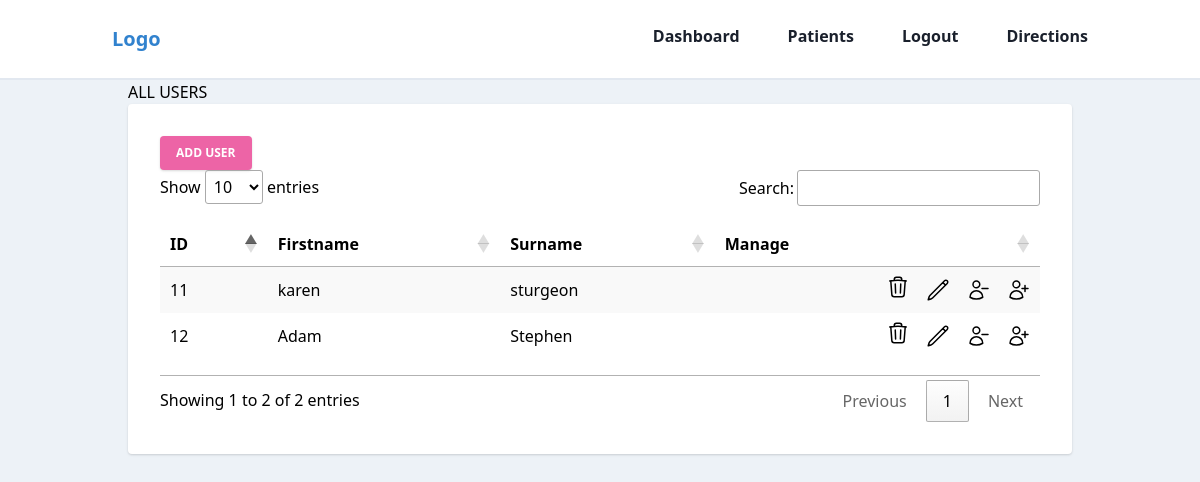
/pages/dashboard/admin/pages/users.php (signed in), run on the app's committed database.
### tables this page shows
CREATE TABLE `patient_details` (
  `id` int(11) NOT NULL,
  `firstname` tinytext NOT NULL,
  `surname` varchar(32) DEFAULT NULL,
  `address` tinytext DEFAULT NULL,
  `guardian` varchar(132) DEFAULT NULL,
  `guardian_role` varchar(32) DEFAULT NULL,
  `tel_num` varchar(12) DEFAULT NULL,
  `login_details_id` int(11) NOT NULL,
  `email` varchar(132) NOT NULL
);

### pages/dashboard/admin/pages/users.php (the view, shortened to what this page needs)
<?php
    include '../../../../config/dbConfig.php';
    include '../../../../components/header.php';
    include '../../../../components/navigation.php';
    $users = $conn->prepare('SELECT
        u.id,
        u.firstname,
        u.surname,
        u.email,
        u.guardian
       FROM patient_details u
       INNER JOIN login_details l ON login_details_id = l.id
       where l.admin = 0
      ');
$users->execute();
$users->store_result();
$users->bind_result($userId, $userFirstname, $userSurname, $userEmail, $guardian);
?>
<link href="https://cdn.datatables.net/1.10.19/css/jquery.dataTables.min.css" rel="stylesheet">
	<link href="https://cdn.datatables.net/responsive/2.2.3/css/responsive.dataTables.min.css" rel="stylesheet">
  <div class="container w-full md:w-4/5  mx-auto px-2">
    <h1>ALL USERS</h1>
		<div id='recipients' class="p-8 mt-6 lg:mt-0 rounded shadow bg-white">
    <button onclick="window.location.href='./addUser.php';" class="bg-pink-500 text-white active:bg-pink-600 font-bold uppercase text-xs px-4 py-2 rounded shadow hover:shadow-md outline-none focus:outline-none mr-1 ease-linear transition-all duration-150" type="button">ADD USER</button>
			<table id="example" class="stripe hover" style="width:100%; padding-top: 1em;  padding-bottom: 1em;">
				<thead>
					<tr>
						<th data-priority="1">ID</th>
						<th data-priority="2">Firstname</th>
						<th data-priority="2">Surname</th>
						<th data-priority="6">Manage</th>
					</tr>
				</thead>
				<tbody>
        <?php while ($users->fetch()): ?>
					<tr>
						<td><?= $userId ?></td>
						<td><?= $userFirstname ?></td>
						<td><?= $userSurname ?></td>
						<td>
            <div class="flex justify-end gap-4">
            <a class="delete-id" href="#" onclick="window.location.href='deleteUser/<?= $userId ?>'">
            <button  x-data="{ tooltip: 'Delete' }" class="delete-btn">
          </button>
          </a>
          <button>
            <a x-data="{ tooltip: 'Edit Patient Details' }" onclick="window.location.href='editUser/<?=$userId?>';">
            </a>
            <button onclick="window.location.href='deactivateUser/<?= $userId ?>';">
            </button>
          <button onclick="window.location.href='activateUser/<?= $userId ?>';">
          </button>
          </div>
            </td>
					</tr>
<?php endwhile ?>
				</tbody>
			</table>
		</div>
        </div>

### data on the page
patient_details: id "11", firstname "karen", surname "sturgeon"
patient_details: id "12", firstname "Adam", surname "Stephen"
